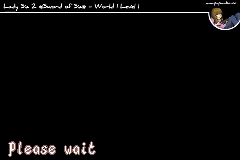
#> input picture reference/w1l1_loading/107_3.png, 240 x 160 px
$ python convert_loading.py
#> lines starting #> are read from the running program, lines starting #| are printed output that depends on the picture; after the words box and inside, x2 and y2 are one past the last pixel; in counts of white or black regions, pixels touching at a corner belong together
"""Recover the observed Please wait entry screen without recording overlays."""
from pathlib import Path
import argparse, io, json, hashlib
import numpy as np
from PIL import Image

ROOT=Path(__file__).resolve().parents[1]

def outputs():
    path=ROOT/'reference/w1l1_loading/107_3.png'
    rgb=np.asarray(Image.open(path).convert('RGB')).copy()
#> rgb is the input picture: shape (160, 240, 3); mean R, G, B 7.1, 6.6, 6.6
    rgb[:46]=0  # Recording banner/avatar only; game loading text is at y=141..156.
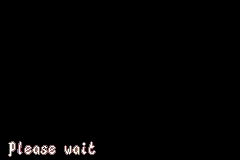
#> rgb: shape (160, 240, 3); 4.78% of pixels changed, all inside (x1, y1, x2, y2) = (0, 0, 240, 33)
    words=(rgb[:,:,0].astype('uint16')>>3)|((rgb[:,:,1].astype('uint16')>>3)<<5)|((rgb[:,:,2].astype('uint16')>>3)<<10)
    palette,ids=np.unique(words,return_inverse=True)
#> palette = 153 values from 0 to 32767
    assert len(palette)<=256 and palette[0]==0
    header=np.zeros(256,dtype='<u2');header[:len(palette)]=palette
    pixels=ids.astype('uint8').reshape(160,240)
    assert np.array_equal(header[pixels],words)
    ys,xs=np.nonzero(words);assert [int(xs.min()),int(ys.min()),int(xs.max()+1),int(ys.max()+1)]==[8,141,96,157]
#> after `ys, xs = np.nonzero(words)`: ys = 753 values from 141 to 156; xs = 753 values, max 95 at index 138, min 8 at index 30, mean 49.83
    decoded=np.stack([((words>>shift)&31)*255//31 for shift in (0,5,10)],axis=2).astype('uint8')
    image=io.BytesIO();Image.fromarray(decoded).save(image,format='PNG')
    manifest={'video_sha256':'7773b43f66bb03375dc18d33e9d6bcbb57a9e7869f5afe7cc1824228ddf06d51',
              'reference_sha256':hashlib.sha256(path.read_bytes()).hexdigest(),
              'reference_seconds':107.3,'source_fps':[30,1],
              'transition_source_frames':[3211,3306],
              'visible_text_source_frames':[3216,3302],
              'native_phase_frames':{'black_before':10,'please_wait':171,'black_after':8},
              'native_total_frames':189,'source_duration_seconds':95/30,
              'text_bounds':[8,141,96,157],'gba_colors':int(len(palette)),
              'gameplay_zone_loading_intervals_confirmed':[],
              'limits':['Entry transition only; not a generic effect at collision-area portals',
                        'Original intro movie remains excluded',
                        'Observed timing resampled from 30-fps video to native GBA refresh',
                        'Recording overlay rows 0..45 cleared; loading text retains all observed GBA-quantized pixels']}
    return {'loading_screen.bin':header.tobytes()+pixels.tobytes(),
            'loading_screen.png':image.getvalue(),
            'loading_manifest.json':(json.dumps(manifest,indent=2)+'\n').encode()}

def main():
    p=argparse.ArgumentParser();p.add_argument('--check',action='store_true');args=p.parse_args()
    for name,data in outputs().items():
        path=ROOT/'assets'/name
        if args.check:
            if name.endswith('.png'):assert Image.open(path).convert('RGB').tobytes()==Image.open(io.BytesIO(data)).convert('RGB').tobytes(),name
            else:assert path.read_bytes()==data,name
        else:path.write_bytes(data)
    print('PASS authentic entry loading: observed Please wait pixels, 153 GBA colors, overlay removal and timing manifest')

if __name__=='__main__':main()
